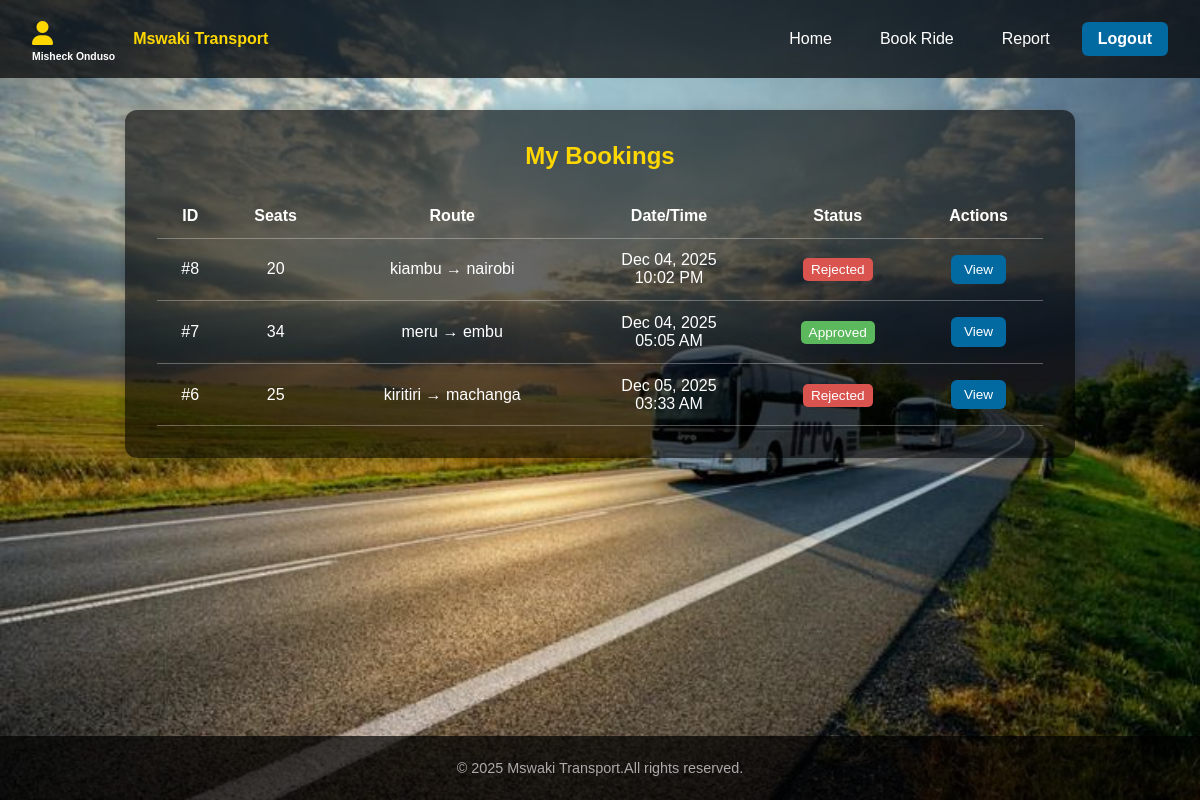
Page /my_bookings (signed in) on the committed database.
### mswaki/models.py (models this page shows, shortened)
class User(db.Model, UserMixin):
    id = db.Column(db.Integer, primary_key=True)
    name = db.Column(db.String(100), nullable=False)
    email = db.Column(db.String(120), unique=True, nullable=False)
    password = db.Column(db.String(200), nullable=False)
    role = db.Column(db.String(20), nullable=False)
    rating = db.Column(db.Float, default=0.0)
    status = db.Column(db.String(10), default='active')

class Booking(db.Model):
    id = db.Column(db.Integer, primary_key=True)
    user_id = db.Column(db.Integer, db.ForeignKey('user.id'), nullable=False)
    seats = db.Column(db.Integer, nullable=False)
    pickup = db.Column(db.String(100), nullable=False)
    destination = db.Column(db.String(100), nullable=False)
    route = db.Column(db.String(100))  # optional
    reason = db.Column(db.String(200))
    status = db.Column(db.String(50), default="Pending")
    booking_date = db.Column(db.DateTime)  # when the ride is requested
    travel_date = db.Column(db.Date)       # new: day of travel
    travel_time = db.Column(db.Time)       # new: time of travel
    created_at = db.Column(db.DateTime, default=datetime.utcnow)
    rejection_reason = db.Column(db.String(200))
    user = db.relationship("User", backref="bookings")

### mswaki/routes.py (the view)
@routes.route('/my_bookings')
@login_required
def my_bookings():
    bookings = Booking.query.filter_by(user_id=current_user.id).order_by(Booking.created_at.desc()).all()
    bookings_data = []
    for b in bookings:
        bookings_data.append({
            "id": b.id,
            "seats": b.seats,
            "pickup": b.pickup,
            "destination": b.destination,
            "reason": b.reason or "",
            "travel_date": b.travel_date.strftime("%b %d, %Y") if b.travel_date else "N/A",
            "travel_time": b.travel_time.strftime("%I:%M %p") if b.travel_time else "N/A",
            "status": b.status,
            "rejection_reason": getattr(b, "rejection_reason", ""),
            "created_at": b.created_at.strftime("%b %d, %Y %I:%M %p") if b.created_at else "N/A",
            "can_cancel": b.status.lower() == "pending"
        })
    return render_template(
        "user_bookings.html",
        bookings=bookings,
        bookings_data=bookings_data
    )

### mswaki/templates/user_bookings.html (shortened to what this page needs)
<!DOCTYPE html>
<html lang="en">
<head>
  <link rel="stylesheet" href="https://cdnjs.cloudflare.com/ajax/libs/font-awesome/6.4.0/css/all.min.css">
</head>
<body>
  <nav>
    <a href="{{ url_for('routes.user_dashboard') }}" class="brand">
      <div class="user-brand">
        <i class="fa fa-user"></i>
        <div class="user-name">{{ current_user.name if current_user.is_authenticated else 'Guest' }}</div>
      </div>
      <div class="brand-text">Mswaki Transport</div>
    </a>
    <div class="nav-links" id="navLinks">
      <a href="{{ url_for('routes.user_dashboard') }}">Home</a>
      <a href="{{ url_for('routes.book_vehicle') }}">Book Ride</a>
      <a href="{{ url_for('routes.report_misbehavior') }}">Report</a>
      {% if current_user.is_authenticated %}
        <a href="{{ url_for('routes.logout') }}" class="btn-primary">Logout</a>
      {% endif %}
    </div>
  </nav>
  <div class="container">
    <h2>My Bookings</h2>
    {% if bookings %}
    <table>
      <thead>
        <tr>
          <th>ID</th>
          <th>Seats</th>
          <th>Route</th>
          <th>Date/Time</th>
          <th>Status</th>
          <th>Actions</th>
        </tr>
      </thead>
      <tbody>
        {% for booking in bookings %}
        <tr>
          <td>#{{ booking.id }}</td>
          <td>{{ booking.seats }}</td>
          <td>{{ booking.pickup }} → {{ booking.destination }}</td>
          <td>
            {{ booking.travel_date.strftime('%b %d, %Y') if booking.travel_date else 'N/A' }}<br>
            {{ booking.travel_time.strftime('%I:%M %p') if booking.travel_time else '' }}
          </td>
          <td>
            <span class="status-badge status-{{ booking.status|lower|replace(' ', '-') }}">
              {{ booking.status|capitalize }}
            </span>
          </td>
          <td>
            <button class="btn btn-view" onclick="viewBooking({{ booking.id }})">View</button>
          </td>
        </tr>
        {% endfor %}
      </tbody>
    </table>
    {% else %}
    <p style="text-align:center; margin-top:1rem;">You have no bookings yet.</p>
    {% endif %}
  </div>
  <footer>
    &copy; {{ current_year or 2025 }} Mswaki Transport.All rights reserved.
  </footer>
</body>
</html>

### mswaki/templates/user_bookings.html (style rules this page uses)
:root { --primary: #0369a1; --gold: gold; --light: #fff; }
* { margin: 0; padding: 0; box-sizing: border-box; font-family: 'Poppins', sans-serif; }
body { background: url('/static/images/mswaki.jpg') center/cover no-repeat fixed; color: var(--light); min-height: 100vh; }
nav { display: flex; justify-content: space-between; align-items: center; padding: 1rem 2rem; background: rgba(0,0,0,0.7); position: sticky; top: 0; z-index: 1000; }
nav .brand { display: flex; align-items: center; gap: 10px; font-size: 1.8rem; font-weight: 700; color: gold; text-decoration: none; }
.user-brand i { font-size: 1.5rem; }
.user-brand .user-name { font-size: 0.65rem; margin-top: 2px; color: #fff; white-space: nowrap; }
.brand-text { font-size: 1rem; font-weight: 600; margin-left: 8px; }
.nav-links { display: flex; gap: 1rem; align-items: center; max-height: none; }
.nav-links a { color: var(--light); padding: 0.5rem 1rem; border-radius: 6px; text-decoration: none; transition: 0.3s; }
.btn-primary { background: var(--primary); color: #000; font-weight: 600; }
.container { max-width: 950px; background: rgba(0,0,0,0.6); margin: 2rem auto; padding: 2rem; border-radius: 12px; box-shadow: 0 4px 15px rgba(0,0,0,0.2); }
h2 { color: var(--gold); text-align: center; margin-bottom: 1.5rem; }
table { width: 100%; border-collapse: collapse; color: #fff; }
th, td { padding: 0.8rem; border-bottom: 1px solid rgba(255,255,255,0.3); text-align: center; }
.status-badge { padding: 0.25rem 0.5rem; border-radius: 5px; font-size: 0.85rem; color: #fff; }
.status-approved { background: #5cb85c; }
.status-rejected { background: #d9534f; }
.btn { padding: 0.45rem 0.8rem; border-radius: 6px; font-size: 0.85rem; cursor: pointer; border: none; }
.btn-view { background: var(--primary); color: #fff; }
footer { position: fixed; bottom: 0; left: 0; width: 100%; text-align: center; padding: 1.5rem 0; background: rgba(0, 0, 0, 0.7); color: #aaa; font-size: 0.9rem; z-index: 1000; }

### rows in the picture
User: name "Misheck Onduso"
Booking: id "8", seats "20", pickup "kiambu", destination "nairobi", travel_date "Dec 04, 2025", travel_time "10:02 PM", status "Rejected"
Booking: id "7", seats "34", pickup "meru", destination "embu", travel_date "Dec 04, 2025", travel_time "05:05 AM", status "Approved"
Booking: id "6", seats "25", pickup "kiritiri", destination "machanga", travel_date "Dec 05, 2025", travel_time "03:33 AM", status "Rejected"

### other values in the picture
{{ current_year or 2025 }} "2025"
